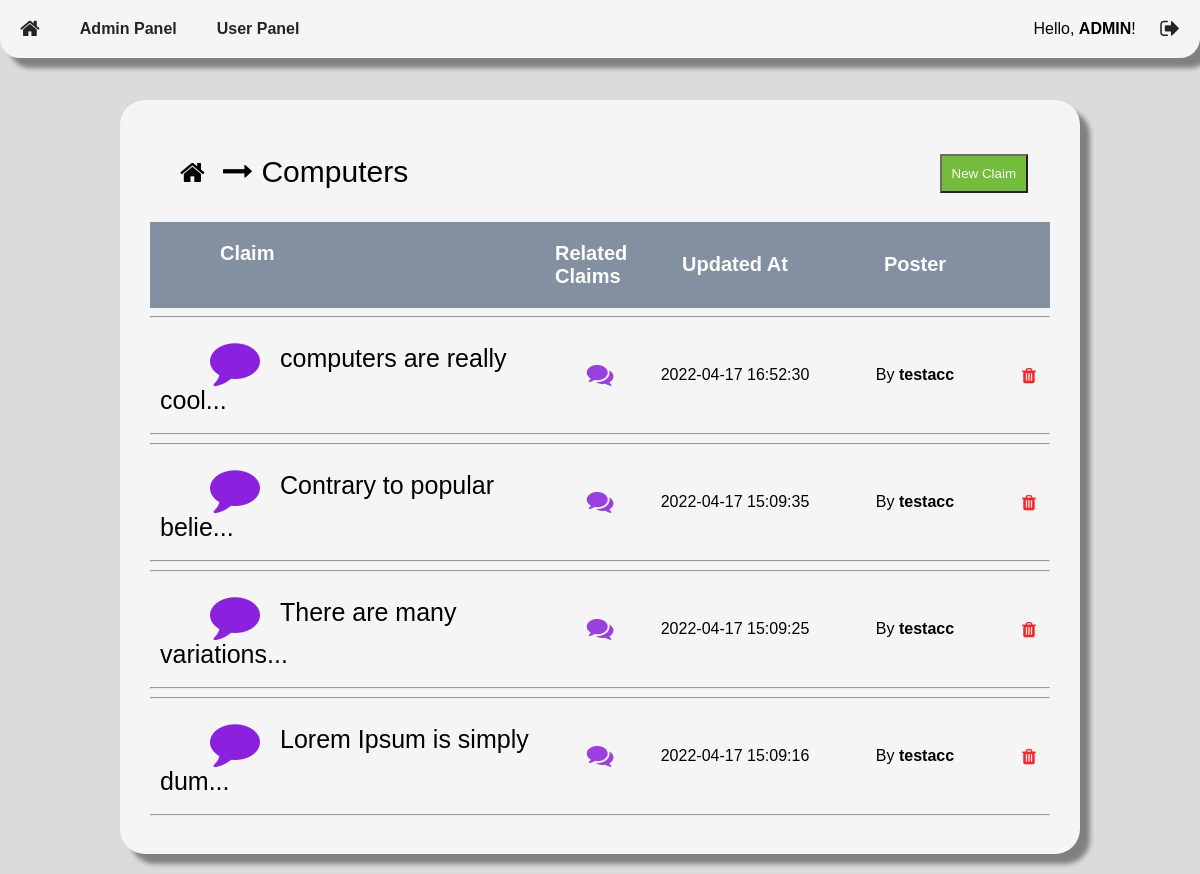
Screenshot of /16 (signed in) with the database file from the repository.
### tables this page shows
CREATE TABLE user (
    userID INTEGER NOT NULL PRIMARY KEY AUTOINCREMENT,
    userName TEXT NOT NULL,
    passwordHash BLOB NOT NULL,
    isAdmin BOOLEAN NOT NULL,
    creationTime INTEGER NOT NULL,
    lastVisit INTEGER NOT NULL
);

CREATE TABLE topic (
    topicID INTEGER NOT NULL PRIMARY KEY AUTOINCREMENT,
    topicName TEXT NOT NULL,
    postingUser INTEGER REFERENCES user(userID) ON DELETE SET NULL ON UPDATE CASCADE,
    creationTime INTEGER NOT NULL,
    updateTime INTEGER NOT NULL
);

### server.py (the view)
@ app.route('/<topicId>', methods=["GET"])
def displayClaimsOfTopic(topicId):
    user = getUserStatus()
    if not isTopicIdValid(topicId):
        return NotFoundMessage("Topic")
    db = sqlite3.connect(PATH)
    cursor = db.cursor()
    claimList = []
    claims = cursor.execute(
        "select claimID, postingUser, creationTime, updateTime, text from claim where topic=? order by updateTime desc", (topicId,))
    for row in claims:
        class Claim:
            Id = row[0]
            Username = getUsername(row[1])
            CreatedAt = convertJulianTime(row[2], "FULL")
            UpdatedAt = convertJulianTime(row[3], "FULL")
            Text = row[4][:25] + str("...")
        claimList.append(Claim)
    return render_template("Claims.html", user=user, topicId=topicId, topicName=getTopicName(topicId), claims=claimList)

### server.py (called while the page is built)
def getUserStatus():
    if isUserLoggedIn():
        id = getUserIDFromSession()
        username = getUsername(id)
        loggedIn = True
        admin = isAdmin(getUserIDFromSession())
    else:
        id = 0
        username = "NULL"
        loggedIn = False
        admin = False
    class Status:
        Id = id
        Username = username
        LoggedIn = loggedIn
        Admin = admin
    return Status

def isUserLoggedIn():
    if session.get("userID"):
        return True
    return False

def getUserIDFromSession():
    return session.get("userID")

def getUsername(id):
    db = sqlite3.connect(PATH)
    cursor = db.cursor()
    user = cursor.execute(
        "select userName from user where userID=?", (id,))
    username = "[user-deleted]"  # if no user is found
    for row in user:
        username = row[0]
    return username

def isAdmin(id):
    db = sqlite3.connect(PATH)
    cursor = db.cursor()
    user = cursor.execute(
        "select isAdmin from user where userID=?", (id,))
    for row in user:
        if row[0] == True:
            return True
        return False

def isTopicIdValid(id):
    db = sqlite3.connect(PATH)
    cursor = db.cursor()
    if not str(id).isnumeric():
        return False
    topic = cursor.execute("select * from topic where topicID=?", (id,))
    for row in topic:
        return True
    return False

def getTopicName(id):
    db = sqlite3.connect(PATH)
    cursor = db.cursor()
    topic = cursor.execute(
        "select topicName from topic where topicID=?", (id,))
    for row in topic:
        return row[0]
    return "NULL"

def convertJulianTime(julianTime, format):
    db = sqlite3.connect(PATH)
    cursor = db.cursor()
    if str(format).upper() == "FULL":
        time = cursor.execute("select datetime(?)", (julianTime,))
    elif str(format).upper() == "DATE":
        time = cursor.execute("select date(?)", (julianTime,))
    elif str(format).upper() == "TIME":
        time = cursor.execute("select time(?)", (julianTime,))
    else:
        return "Invalid"
    for row in time:
        return row[0]

### templates/Claims.html (shortened to what this page needs)
<!DOCTYPE html>
<html>
<head>
    <link rel="stylesheet" type="text/css" href="{{ url_for('static', filename='CSS/global.css') }}">
    <link rel="stylesheet" type="text/css"
        href="https://stackpath.bootstrapcdn.com/font-awesome/4.7.0/css/font-awesome.min.css">
</head>
<body
    onload="load(`{{ url_for('static', filename='Templates/RegisterForm.html') }}`, `{{ url_for('static', filename='Templates/LoginForm.html') }}`, `{{ url_for('static', filename='Templates/MessageBoxes.html') }}`)">
    <div class="navigationContainer">
        <button id="homeBtn" style="float: left;" onclick="location.href='/'" class="navigationBtn"><i
                class="fa fa-home fa-lg" aria-hidden="true"></i></button>
        {% if user.Admin == True %}
        <button id="adminBtn" style="float: left;" onclick="location.href='/adminpanel'" class="navigationBtn"><b>Admin
                Panel</b></button>
        <button id="adminBtn" style="float: left;" onclick="location.href='/userpanel'" class="navigationBtn"><b>User
                Panel</b></button>
        {% endif %}
        {% if user.Username != "NULL" %}
        <span style="color: var(--text);">Hello, <b>{{ user.Username }}</b>!</span>
        {% endif %}
        {% if user.LoggedIn == True %}
        <button id="logoutBtn" style="display: inline-block;" onclick="location.href='/signout'"
            class="navigationBtn"><i class="fa fa-sign-out fa-lg" aria-hidden="true"></i></button>
        {% else %}
        <button id="registerBtn" style="display: inline-block;" onclick="overlayOn('overlayRegister')"
            class="navigationBtn"><b>Register</b></button>
        <button id="loginBtn" style="display: inline-block;" onclick="overlayOn('overlayLogin')"
            class="navigationBtn"><b>Login</b></button>
        {% endif %}
    </div>
    <div id="mainContainer">
        <div class="forumsContainer">
            <div id="forumHierarchy" class="flex-container-space-between">
                <div>
                    <button id="homeBtn" onclick="location.href='/'" class="forumHierarchyButton">
                        <i class="fa fa-home fa-2x" aria-hidden="true"></i>
                    </button>
                    <i class="fa fa-long-arrow-right" aria-hidden="true"></i>
                    <span>{{ topicName }}</span>
                </div>
                <div>
                    {% if user.LoggedIn == True %}
                    <button class="btn" onclick="location.href='/{{ topicId }}/new/claim'">New Claim</button>
                    {% endif %}
                </div>
            </div>
            <div class="topicContainerTitle grid-container-claims">
                <span style="color: white; margin-left: 70px;"><b>Claim</b></span>
                <span style="color: white;" class="grid-content-center"><b>Related Claims</b></span>
                <span style="color: white;" class="grid-content-center"><b>Updated At</b></span>
                <span style="color: white;" class="grid-content-center"><b>Poster</b></span>
            </div>
            {% for claim in claims %}
            <div>
                <hr>
                <div class="grid-container-claims">
                    <div title="View Claim" onclick="location.href='/{{ topicId }}/{{ claim.Id }}'"
                        class="claimContainer">
                        <span class="claimText"><i class="fa fa-comment fa-2x claimIcon" aria-hidden="true"></i>{{
                            claim.Text }}</span>
                    </div>
                    <div class="grid-content-center">
                        <button id="relatedClaimsBtn" title="View Related Claims"
                            onclick="overlayOn('overlayRelatedClaims'); loadRelatedClaims('{{ claim.Id }}','{{ topicId }}')"
                            style="color: var(--primary);" class="transBtn"><i class="fa fa-comments fa-2x"
                                aria-hidden="true"></i></button>
                    </div>
                    <div class="grid-content-center">
                        <span>{{ claim.UpdatedAt }}</span>
                    </div>
                    <div class="grid-content-center">
                        <span>By <b>{{ claim.Username }}</b></span>
                    </div>
                    {% if user.Admin == True %}
                    <div class="grid-content-center">
                        <form action="/delete/topic/{{ topicId }}/claim/{{ claim.Id }}" method="POST">
                            <button title="Delete Claim" type="submit" class="transBtn"><i style="color: var(--remove);"
                                    class="fa fa-trash fa-lg" aria-hidden="true"></i></button>
                        </form>
                    </div>
                    {% endif %}
                </div>
                <hr>
            </div>
            {% endfor %}
        </div>
    </div>
</body>
</html>

### static/CSS/global.css (style rules this page uses)
:root { --primary: #8B21DE; --secondary: #5db31c; --third: #8290a2; --background: rgb(219, 219, 219); --background2: whitesmoke; --text: black; --text2: white; --icon: black; --icon2: white; --form: whitesmoke; --highlight: rgb(223, 223, 223); --border: rgb(180, 180, 180); --link: dodgerblue; --containerShadow: gray; --admin:rgb(202, 0, 0); --remove: red; --replyTypeClarification: gold; --replyTypeSupportingArgument: #89AC76; --replyTypeCounterargument: #4D5645; --replyTypeEvidence: #E6D690; --replyTypeSupport: #57A639; --replyTypeRebuttal: #D36E70; }
#forumHierarchy { color: var(--text); vertical-align: middle; margin: 20px; font-size: 30px; }
#mainContainer { margin-top: 65px; }
body { font-family: Helvetica, sans-serif; background-color: var(--background); margin: 0; padding: 0; }
h1, h2, h3, h4, h5, h6, p, span, small { color: var(--text); }
.forumsContainer { background-color: var(--background2); border-radius: 25px; box-shadow: 10px 10px 5px var(--containerShadow); padding: 30px; margin-top: 100px; margin-left: 10%; margin-right: 10%; margin-bottom: 20px; }
.navigationContainer { background-color: var(--background2); box-shadow: 10px 10px 5px var(--containerShadow); text-align: right; display: block; position: fixed; top: 0; width: 100%; border-bottom-left-radius: 20px; border-bottom-right-radius: 20px; }
.navigationBtn { color: var(--text); background-color: transparent; border: none; cursor: pointer; padding: 20px; font-size: 16px; opacity: 0.85; }
.forumHierarchyButton { color: var(--icon); background-color: transparent; border: none; cursor: pointer; padding: 10px; }
.btn { background-color: var(--secondary); color: var(--text2); vertical-align: middle; cursor: pointer; margin: 2px; padding: 10px; opacity: 0.85; }
.transBtn { background-color: transparent; color: var(--text); border: none; vertical-align: middle; cursor: pointer; margin: 2px; padding: 10px 15px 10px 15px; border-radius: 10px; opacity: 0.85; }
.topicContainerTitle { background-color: var(--third); padding-top: 20px; padding-bottom: 20px; margin-top: 25px; margin-bottom: 5px; font-size: 20px; }
.flex-container-space-between { display: flex; justify-content: space-between; align-items: center; }
.grid-container-claims { display: grid; grid-template-columns: 45% 10% 20% 20% 5%; }
.grid-content-center { display: grid; justify-items: center; align-items: center; }

### templates/Claims.html (style rules this page uses)
.claimContainer { margin: 10px 0 10px 10px; cursor: pointer; }
.claimIcon { color: var(--primary); vertical-align: middle; margin-left: 40px; margin-right: 20px; }
.claimText { color: var(--text); padding: 10px; margin-right: 10px; font-size: 25px; vertical-align: middle; }

### rows the page displays
user: Username "ADMIN"
topic: topicName "Computers"
user: Username "testacc" "testacc" "testacc" "testacc"

### other values shown
{{ claim.Text }} "computers are really cool..." "Contrary to popular belie..." "There are many variations..." "Lorem Ipsum is simply dum..."
{{ claim.UpdatedAt }} "2022-04-17 16:52:30" "2022-04-17 15:09:35" "2022-04-17 15:09:25" "2022-04-17 15:09:16"
